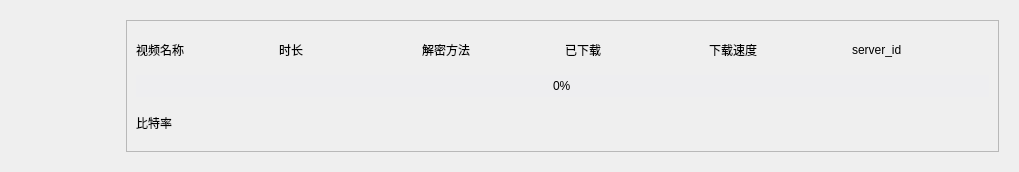
<?xml version="1.0" encoding="UTF-8"?>
<ui version="4.0">
 <class>ProcessBar_Widget</class>
 <widget class="QWidget" name="ProcessBar_Widget">
  <property name="geometry">
   <rect>
    <x>0</x>
    <y>0</y>
    <width>1019</width>
    <height>172</height>
   </rect>
  </property>
  <property name="windowTitle">
   <string>Form</string>
  </property>
  <layout class="QHBoxLayout" name="horizontalLayout">
   <item>
    <widget class="QWidget" name="widget" native="true">
     <property name="minimumSize">
      <size>
       <width>0</width>
       <height>150</height>
      </size>
     </property>
     <property name="maximumSize">
      <size>
       <width>16777215</width>
       <height>150</height>
      </size>
     </property>
     <property name="autoFillBackground">
      <bool>true</bool>
     </property>
     <property name="styleSheet">
      <string notr="true">font-family:&quot;Times New Roman&quot;;
</string>
     </property>
     <layout class="QHBoxLayout" name="horizontalLayout_2">
      <item>
       <widget class="QFrame" name="frame_thumPic">
        <property name="minimumSize">
         <size>
          <width>100</width>
          <height>100</height>
         </size>
        </property>
        <property name="maximumSize">
         <size>
          <width>100</width>
          <height>100</height>
         </size>
        </property>
        <property name="frameShape">
         <enum>QFrame::NoFrame</enum>
        </property>
        <property name="frameShadow">
         <enum>QFrame::Raised</enum>
        </property>
        <layout class="QVBoxLayout" name="verticalLayout_2">
         <item>
          <widget class="QLabel" name="label_thumbPic">
           <property name="text">
            <string/>
           </property>
          </widget>
         </item>
        </layout>
       </widget>
      </item>
      <item>
       <widget class="QFrame" name="frame_process">
        <property name="frameShape">
         <enum>QFrame::StyledPanel</enum>
        </property>
        <property name="frameShadow">
         <enum>QFrame::Raised</enum>
        </property>
        <layout class="QVBoxLayout" name="verticalLayout">
         <item>
          <layout class="QHBoxLayout" name="horizontalLayout_3">
           <item>
            <widget class="QLabel" name="label_videoTitle">
             <property name="text">
              <string>视频名称</string>
             </property>
            </widget>
           </item>
           <item>
            <widget class="QLabel" name="label_duration">
             <property name="text">
              <string>时长</string>
             </property>
            </widget>
           </item>
           <item>
            <widget class="QLabel" name="label_method">
             <property name="text">
              <string>解密方法</string>
             </property>
            </widget>
           </item>
           <item>
            <widget class="QLabel" name="label_doneSize">
             <property name="text">
              <string>已下载</string>
             </property>
            </widget>
           </item>
           <item>
            <widget class="QLabel" name="label_speed">
             <property name="text">
              <string>下载速度</string>
             </property>
            </widget>
           </item>
           <item>
            <widget class="QLabel" name="server_id">
             <property name="text">
              <string>server_id</string>
             </property>
            </widget>
           </item>
          </layout>
         </item>
         <item>
          <widget class="QProgressBar" name="progressBar">
           <property name="styleSheet">
            <string notr="true">QProgressBar{
        border: none;
        color: black;
        text-align: center;
        background: rgb(238, 238, 240);
}
QProgressBar::chunk {
        border: none;
        background: rgb(255, 177, 132);
}</string>
           </property>
           <property name="value">
            <number>0</number>
           </property>
           <property name="invertedAppearance">
            <bool>false</bool>
           </property>
          </widget>
         </item>
         <item>
          <widget class="QLabel" name="label_bit">
           <property name="text">
            <string>比特率</string>
           </property>
          </widget>
         </item>
        </layout>
       </widget>
      </item>
     </layout>
    </widget>
   </item>
  </layout>
 </widget>
 <resources/>
 <connections/>
</ui>
